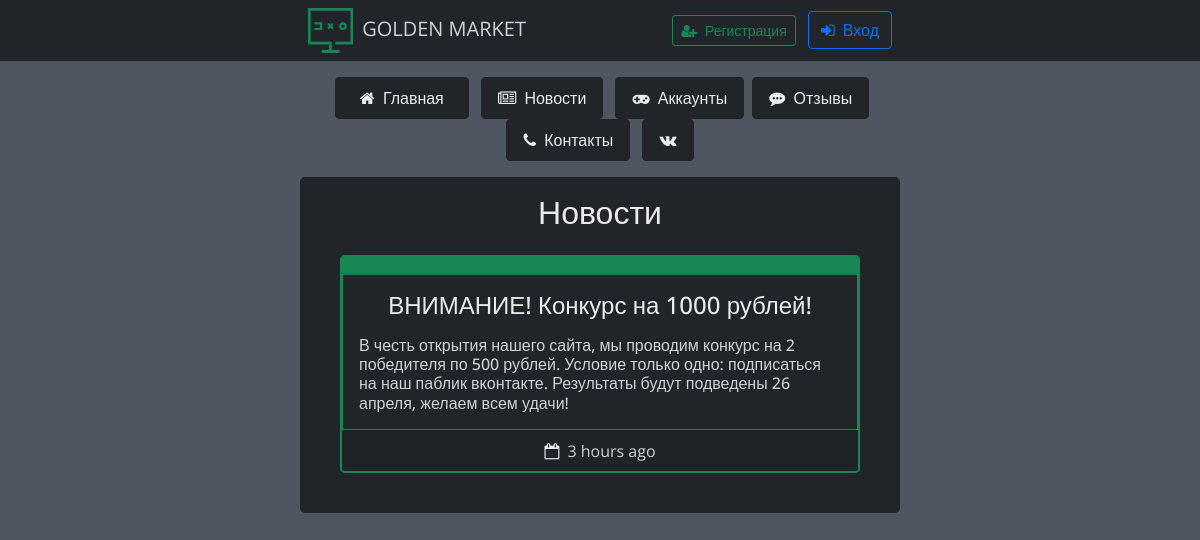
The app's page /news, older data.
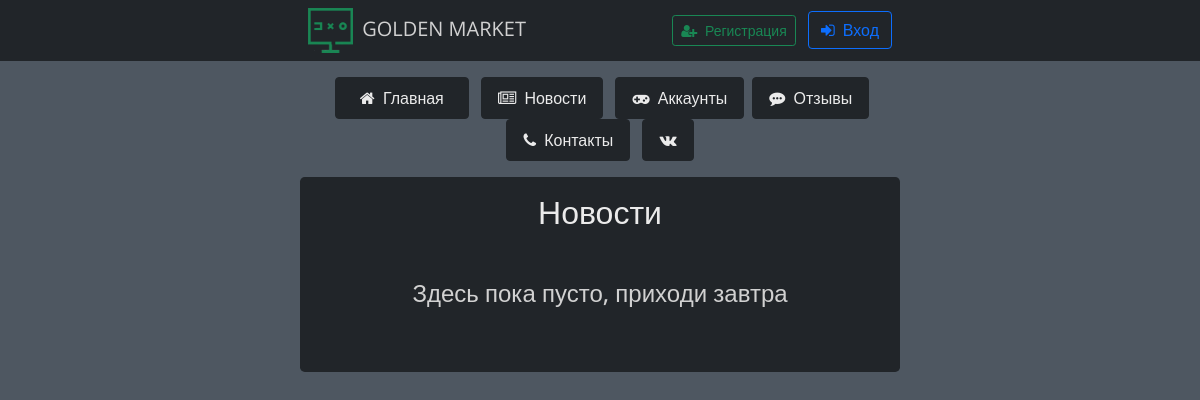
The same page, newer data.
### data/news.py (models this page shows)
class News(SqlAlchemyBase, UserMixin):  # таблица новостей
    __tablename__ = 'news'
    id = sqlalchemy.Column(sqlalchemy.Integer,
                           primary_key=True, autoincrement=True)
    title = sqlalchemy.Column(sqlalchemy.String, nullable=True)
    content = sqlalchemy.Column(sqlalchemy.String, nullable=True)
    created_date = sqlalchemy.Column(sqlalchemy.DateTime,
                                     default=datetime.datetime.now().date())
    user_id = sqlalchemy.Column(sqlalchemy.Integer,
                                sqlalchemy.ForeignKey("users.id"))
    user = orm.relation('User')

### main.py (the view)
@app.route('/news', methods=['GET', 'POST'])  # страница новостей
def news():
    global edit_mode
    db_sess = db_session.create_session()
    all_news = db_sess.query(News)  # получение таблицы новостей из базы данных
    arr = []  # список для новостей
    for item in all_news:
        delta = datetime.datetime.now() - item.created_date
        if delta.days != 0:
            arr.append([item.title, item.content, delta.days, 'days', item.id])
        elif int(str(delta).split()[0].split(':')[0]) != 0:
            arr.append(
                [item.title, item.content, int(str(delta).split()[0].split(':')[0]), 'hours',
                 item.id])
        else:
            arr.append([item.title, item.content,
                        int(str(delta).split()[0].split(':')[1]), 'minutes', item.id])
    if current_user.is_authenticated:
        return render_template('news.html', title='Новости', news=arr[::-1],
                               photo='/'.join(current_user.photo.split('/')[1:]),
                               edit_mode=edit_mode,
                               ADMINS=ADMINS,
                               is_photo=current_user.is_photo)
    return render_template('news.html', title='Новости', news=arr[::-1])

### data/db_session.py (called while the page is built)
def create_session() -> Session:
    global __factory
    return __factory()

### templates/news.html (shortened to what this page needs)
{% extends "base.html" %}
{% block content %}
<div class="container w-50 bg-dark rounded-3 mt-3 p-3 text-center">
    <h2 class="mb-3 simple-btn">Новости</h2>
    {% if news %}
    {% for item in news %}
    <div class="card text-center m-4 bg-dark rounded-3 border-success border-2">
        {% if edit_mode %}
        <div class="card-header bg-success p-1 d-flex justify-content-end">
            <div class="d-flex mx-auto">
                <a href="/edit_news/{{ item[4] }}" class="my-auto">
                    <button type="button" class="btn-sm btn-warning me-1">
                        <i class="fa fa-pencil fa-1x text-black" aria-hidden="true"></i>
                    </button>
                </a>
                <a href="/delete_news/{{ item[4] }}" class="my-auto">
                    <button type="button" class="btn-sm btn-danger ms-1 me-2">
                        <i class="fa fa-trash-o fa-1x simple-btn" aria-hidden="true"></i>
                    </button>
                </a>
            </div>
        </div>
        {% else %}
        <div class="card-header bg-success"></div>
        {% endif %}
        <div class="card-body border border-success">
            <h4 class="card-title mb-3 simple-btn">{{ item[0] }}</h4>
            <h6 class="card-text mx-auto text-start">{{ item[1] }}</h6>
        </div>
        <div class="card-footer">
            <i class="fa fa-calendar-o fa-1x simple-btn me-1" aria-hidden="true"></i> {{ item[2] }}
            {{ item[3] }} ago
        </div>
    </div>
    {% endfor %}
    {% else %}
    <h4 class="my-5">Здесь пока пусто, приходи завтра</h4>
    {% endif%}
</div>
{% endblock %}

Row changes from the older to the newer data that the page shows:
removed News: title "ВНИМАНИЕ! Конкурс на 1000 рублей!", content "В честь открытия нашего сайта, мы проводим конкурс на 2 победителя по 500 рублей. Условие только одно: подписаться на наш паблик вконтакте. Результаты будут подведены 26 апреля, желаем всем удачи!", item "3", item "hours"
Text that changed along with them:
text now shown: "Здесь пока пусто, приходи завтра"
